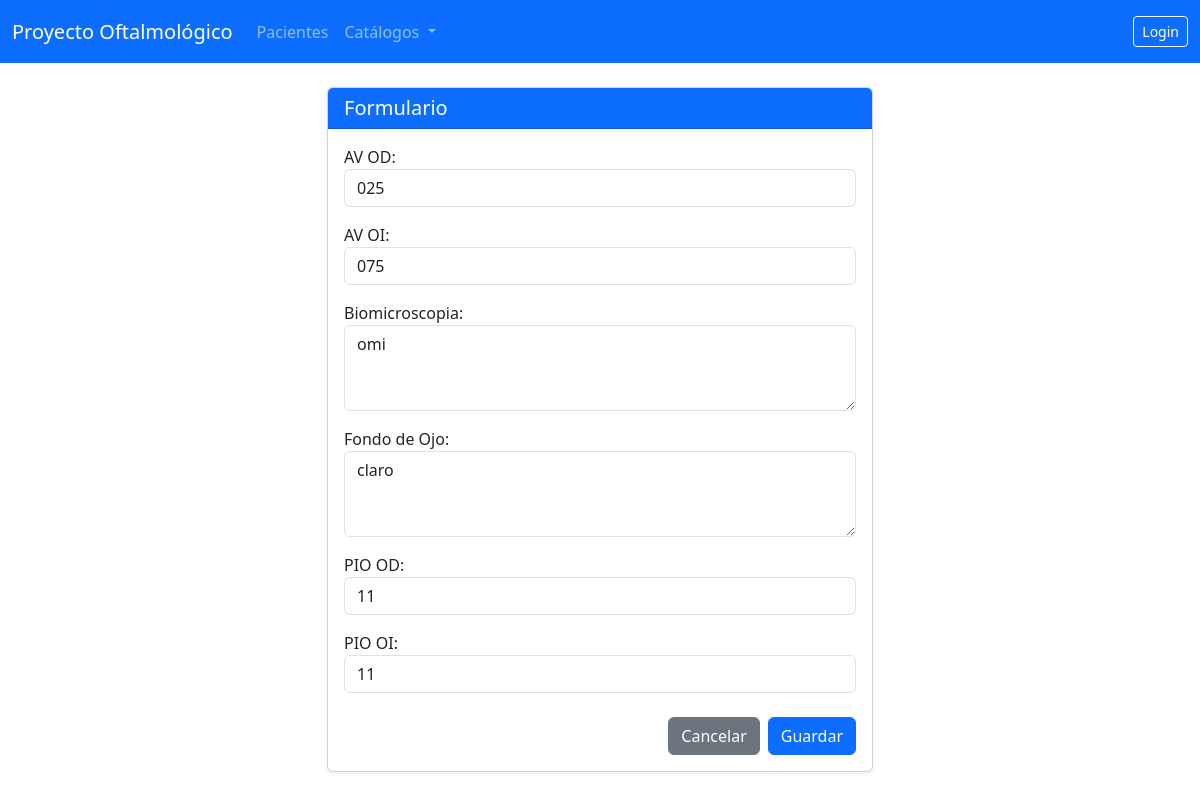
/examen/1/editar/, run on the app's committed database.
### gestion_clinica/models.py (models this page shows, shortened)
class ExamenOftalmologico(models.Model):
    historia_clinica = models.OneToOneField(
        HistoriaClinica, on_delete=models.CASCADE, related_name='examen')
    agudeza_visual_od = models.CharField(
        max_length=50, blank=True, verbose_name="AV OD")
    agudeza_visual_oi = models.CharField(
        max_length=50, blank=True, verbose_name="AV OI")
    biomicroscopia = models.TextField(blank=True)
    fondo_ojo = models.TextField(blank=True, verbose_name="Fondo de Ojo")
    presion_intraocular_od = models.CharField(
        max_length=20, blank=True, verbose_name="PIO OD")
    presion_intraocular_oi = models.CharField(
        max_length=20, blank=True, verbose_name="PIO OI")
    class Meta:
        verbose_name = "Examen Oftalmológico"
        verbose_name_plural = "Exámenes Oftalmológicos"

### gestion_clinica/views.py (the view, shortened to what this page needs)
class ExamenOftalmologicoUpdateView(UpdateView):
    model = ExamenOftalmologico
    form_class = ExamenOftalmologicoForm
    template_name = 'gestion_clinica/examen_oftalmologico_form.html'
    def get_object(self, queryset=None):
        hc_pk = self.kwargs.get('hc_pk')
        if hc_pk:
            try:
                return ExamenOftalmologico.objects.get(historia_clinica__pk=hc_pk)
            except ExamenOftalmologico.DoesNotExist:
                return None
        return super().get_object(queryset)
    def get_context_data(self, **kwargs):
        context = super().get_context_data(**kwargs)
        hc = None
        if self.kwargs.get('hc_pk'):
            hc = HistoriaClinica.objects.get(pk=self.kwargs['hc_pk'])
        elif self.object and self.object.historia_clinica:
            hc = self.object.historia_clinica
        if hc:
            context['historia_clinica'] = hc
            context['paciente'] = hc.paciente
            context['form_title'] = f'Examen Oftalmológico para HC N° {hc.pk} - {hc.paciente.apellido}, {hc.paciente.nombre}'
        return context

### gestion_clinica/forms.py
class ExamenOftalmologicoForm(BaseFormMixin, forms.ModelForm):
    class Meta:
        model = ExamenOftalmologico
        exclude = ('historia_clinica',)
        widgets = {
            'biomicroscopia': forms.Textarea(attrs={'rows': 3}),
            'fondo_ojo': forms.Textarea(attrs={'rows': 3}),
        }

### gestion_clinica/templates/gestion_clinica/examen_oftalmologico_form.html (shortened to what this page needs)
{% extends "gestion_clinica/form_base.html" %}
{% block back_url %}
    {% if object %}
        {% url 'pacientes:detalle_paciente' pk=object.historia_clinica.paciente.pk %}
    {% else %}
        {% url 'pacientes:lista_pacientes' %}
    {% endif %}
{% endblock back_url %}

### gestion_clinica/templates/gestion_clinica/form_base.html (shortened to what this page needs)
{% extends "gestion_clinica/base.html" %}
{% block content %}
<div class="row justify-content-center">
    <div class="col-md-8 col-lg-6">
        <div class="card shadow-sm">
            <div class="card-header bg-primary text-white">
                <h3 class="h5 mb-0">{% block card_title %}Formulario{% endblock card_title %}</h3>
            </div>
            <div class="card-body">
                <form method="post">
                    {% for field in form %}
                    <div class="mb-3">
                        {{ field.label_tag }}
                        {{ field }}
                    </div>
                    {% endfor %}
                    <div class="d-flex justify-content-end mt-4">
                        <a href="{% block back_url %}{% url 'pacientes:lista_pacientes' %}{% endblock back_url %}" class="btn btn-secondary me-2">Cancelar</a>
                        <button type="submit" class="btn btn-primary">Guardar</button>
                    </div>
                </form>
            </div>
        </div>
    </div>
</div>
{% endblock content %}

### data on the page
ExamenOftalmologico: form "025" "075" "omi" "claro" "11" "11"

### other printed values
{{ field.label_tag }} "AV OD:" "AV OI:" "Biomicroscopia:" "Fondo de Ojo:" "PIO OD:" "PIO OI:"
